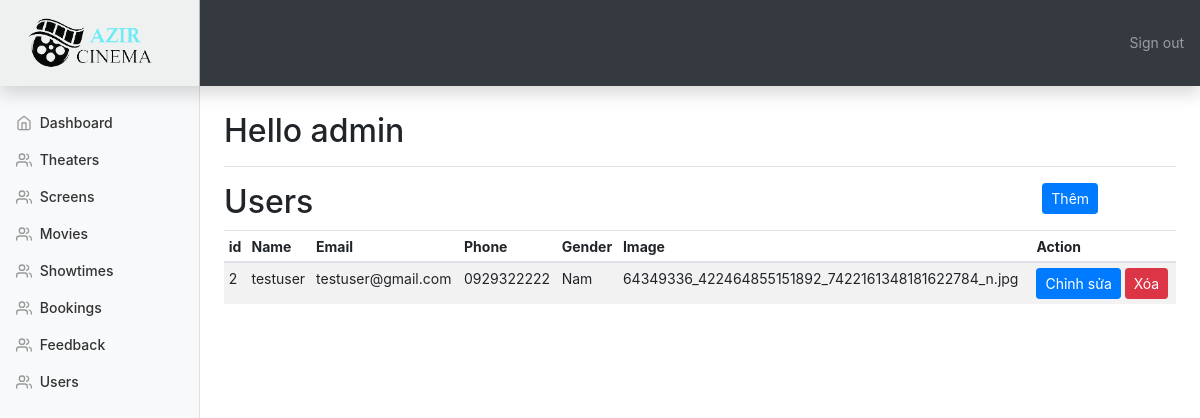
The page /admin/users.php (signed in) on the database as committed earlier.
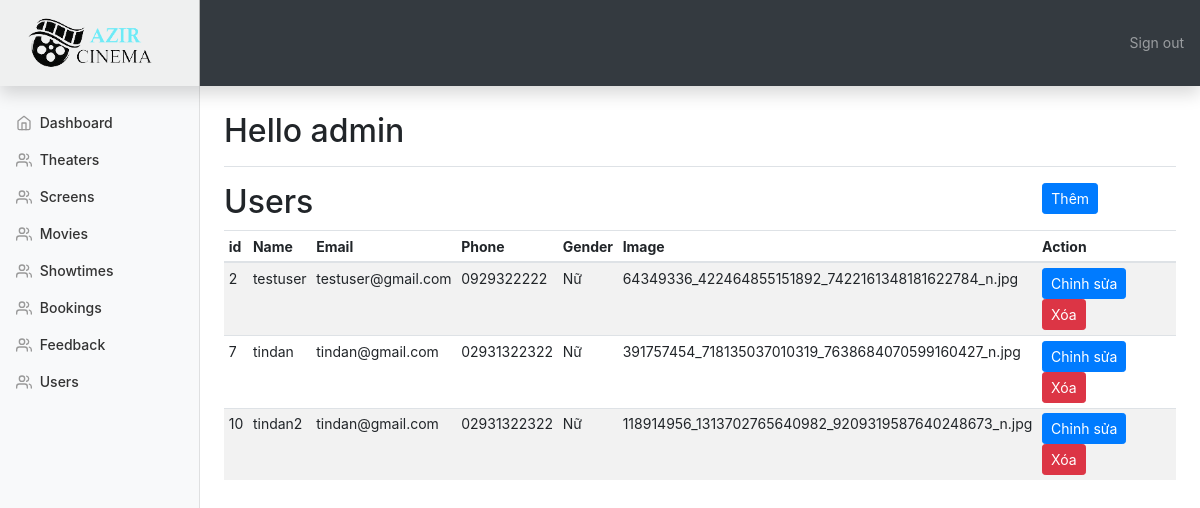
The same page on the database as committed later.
### tables this page shows
CREATE TABLE `users` (
  `id` int(11) NOT NULL,
  `username` varchar(30) NOT NULL,
  `name` varchar(50) NOT NULL,
  `email` varchar(50) NOT NULL,
  `password` varchar(255) NOT NULL,
  `phone` varchar(15) NOT NULL,
  `birthday` varchar(50) NOT NULL,
  `image` varchar(100) NOT NULL,
  `gender` bit(1) NOT NULL
);

### admin/users.php (the view, shortened to what this page needs)
<!doctype html>
<html lang="en">
  <head>
<?php include_once("./templates/top.php"); ?>
<?php include_once("./templates/navbar.php"); ?>
<div class="container-fluid">
  <div class="row">
    <?php include "./templates/sidebar.php"; ?>
      <div class="row">
      	<div class="col-10">
      		<h2>Users</h2>
      	</div>
      	<div class="col-2">
      		<a href="#" data-toggle="modal" data-target="#add_users_modal" class="btn btn-primary btn-sm">Thêm</a>
      	</div>
      </div>
      <div class="table-responsive">
        <table class="table table-striped table-sm">
          <thead>
            <tr>
              <th>id</th>
              <th>Name</th>
              <th>Email</th>
              <th>Phone</th>
              <th>Gender</th>
              <th>Image</th>
              <th>Action</th>
            </tr>
          </thead>
          <tbody id="product_list">
           <?php
require_once("../config/db_connect.php");
$result = mysqli_query($conn,"SELECT * FROM users");
if (mysqli_num_rows($result) > 0) {
  while($row = mysqli_fetch_array($result)) {
    $id=$row['id'];?>
    <tr>
              <td><?php echo $row['id'];?></td>
              <td><?php echo $row['username'];?></td>
              <td><?php echo $row['email'];?></td>
              <td><?php echo $row['phone'];?></td>
              <td><?php echo ($row['gender'] == 0) ? "Nam" : "Nữ";?></td>
        <td><?php echo $row['image'] ?></td>
              <td><button data-toggle="modal" type="button" data-target="#edit_users_modal<?php echo $id;?>" class="btn btn-primary btn-sm">Chỉnh sửa</button>
              <button data-toggle="modal" type="button" data-target="#delete_users_modal<?php echo $id;?>" class="btn btn-danger btn-sm">Xóa</button></td></td>
            </tr>
  <?php
  }
}
?>
          </tbody>
        </table>
      </div>
    </main>
  </div>
</div>
<?php include_once("./templates/footer.php"); ?>

### admin/templates/top.php (shortened to what this page needs)
<link rel="stylesheet" href="./css/bootstrap.min.css">
<link rel="stylesheet" href="./css/all.css">
    <link href="./css/dashboard.css" rel="stylesheet">
  </head>
 <body>

### admin/templates/navbar.php
 <nav class="navbar navbar-dark fixed-top bg-dark flex-md-nowrap p-0 shadow">
  <a class="navbar-brand col-sm-3 col-md-2 mr-0" href="#" style="background-color: rgba(255,255,255,0.92);">
      <img src="../assets/images/logo.png" alt="" style="width: 150px;">
  </a>
  <ul class="navbar-nav px-3">
    <li class="nav-item text-nowrap">
    	<?php
    		if (isset($_SESSION['admin'])) {
    			?>
    				<a class="nav-link" href="../admin/admin-logout.php">Sign out</a>
    			<?php
    		}
    	?>
    </li>
  </ul>
</nav>

### admin/templates/sidebar.php (shortened to what this page needs)
<nav class="col-md-2 d-none d-md-block bg-light sidebar">
      <div class="mt-5 sidebar-sticky">
        <ul class="nav flex-column">
          <li class="nav-item">
            <a class="nav-link" href="Index.php">
              <span data-feather="home"></span>
              Dashboard <span class="sr-only">(current)</span>
            </a>
          </li>
            <li class="nav-item">
                <a class="nav-link" href="Theaters.php">
                    <span data-feather="users"></span>
                    Theaters
                </a>
            </li>
            <li class="nav-item">
                <a class="nav-link" href="Screens.php">
                    <span data-feather="users"></span>
                    Screens
                </a>
            </li>
         <li class="nav-item">
            <a class="nav-link" href="Movies.php">
              <span data-feather="users"></span>
              Movies
            </a>
          </li>
         <li class="nav-item">
            <a class="nav-link" href="Showtimes.php">
              <span data-feather="users"></span>
              Showtimes
            </a>
          </li>
          <li class="nav-item">
            <a class="nav-link" href="Bookings.php">
              <span data-feather="users"></span>
              Bookings
            </a>
          </li>
           <li class="nav-item">
            <a class="nav-link" href="Feedback.php">
              <span data-feather="users"></span>
              Feedback
            </a>
          </li>
           <li class="nav-item">
            <a class="nav-link" href="Users.php">
              <span data-feather="users"></span>
              Users
            </a>
          </li>
        </ul>
      </div>
    </nav>
    <main role="main" class="col-md-9 ml-sm-auto col-lg-10 px-4">
      <div class="mt-5 d-flex justify-content-between flex-wrap flex-md-nowrap align-items-center pt-3 pb-2 mb-3 border-bottom">
        <h1 class="h2">Hello <?php echo $_SESSION["admin"]; ?></h1>
      </div>

### admin/templates/footer.php (shortened to what this page needs)
 </body>
</html>

### admin/css/dashboard.css (style rules this page uses)
body { font-size: .875rem; }
.feather { width: 16px; height: 16px; vertical-align: text-bottom; }
.sidebar { position: fixed; top: 0; bottom: 0; left: 0; z-index: 100; padding: 48px 0 0; box-shadow: inset -1px 0 0 rgba(0, 0, 0, .1); }
.sidebar-sticky { position: relative; top: 0; height: calc(100vh - 48px); padding-top: .5rem; overflow-x: hidden; overflow-y: auto; }
.sidebar .nav-link { font-weight: 500; color: #333; }
.sidebar .nav-link .feather { margin-right: 4px; color: #999; }
[role="main"] { padding-top: 133px; }
@media (min-width: 768px) { [role="main"] { padding-top: 48px; } }
.navbar-brand { padding-top: .75rem; padding-bottom: .75rem; font-size: 1rem; background-color: rgba(0, 0, 0, .25); box-shadow: inset -1px 0 0 rgba(0, 0, 0, .25); }

Rows that differ between the two databases and show on the page:
changed users "testuser": gender "Nam" → "Nữ"
added users: id "7", username "tindan", email "tindan@gmail.com", phone "02931322322", gender "Nữ", image "391757454_718135037010319_7638684070599160427_n.jpg"
added users: id "10", username "tindan2", email "tindan@gmail.com", phone "02931322322", gender "Nữ", image "118914956_1313702765640982_9209319587640248673_n.jpg"
